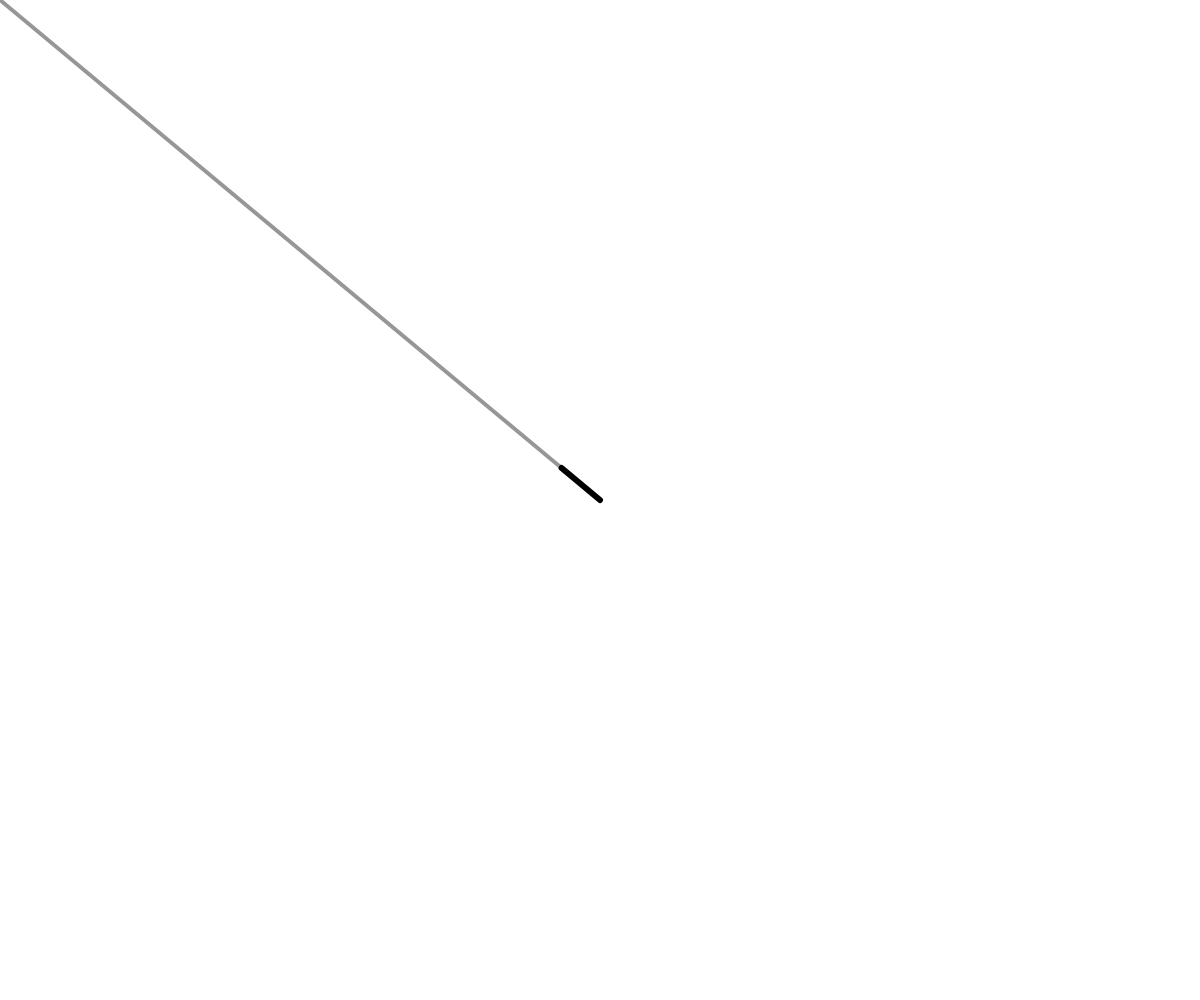
Frame 1 (no input)
Frame 60 (no input): identical to frame 1, image omitted
Frame 120 (the mouse pressed at the canvas centre since frame 60): blank canvas, image omitted

The p5.js sketch that drew this single still picture (run headless with seeded random() and noise() and a simulated clock; from frame 60 on, the mouse is pressed at the canvas centre):

// p5.js sketch
// ── sketch.js
function setup() {
  createCanvas(windowWidth, windowHeight);
}

function windowResized() {
  resizeCanvas(windowWidth, windowHeight);
}

function draw() {
  background(255);
  const center = createVector(width / 2, height / 2);
  const mouse = createVector(mouseX, mouseY);

  stroke(150);
  strokeWeight(4);
  line(center.x, center.y, mouse.x, mouse.y);
  
  mouse.sub(center);
  mouse.normalize();
  mouse.mult(50);
  stroke(0);
  strokeWeight(6);
  translate(center.x, center.y);
  line(0, 0, mouse.x, mouse.y);
}
